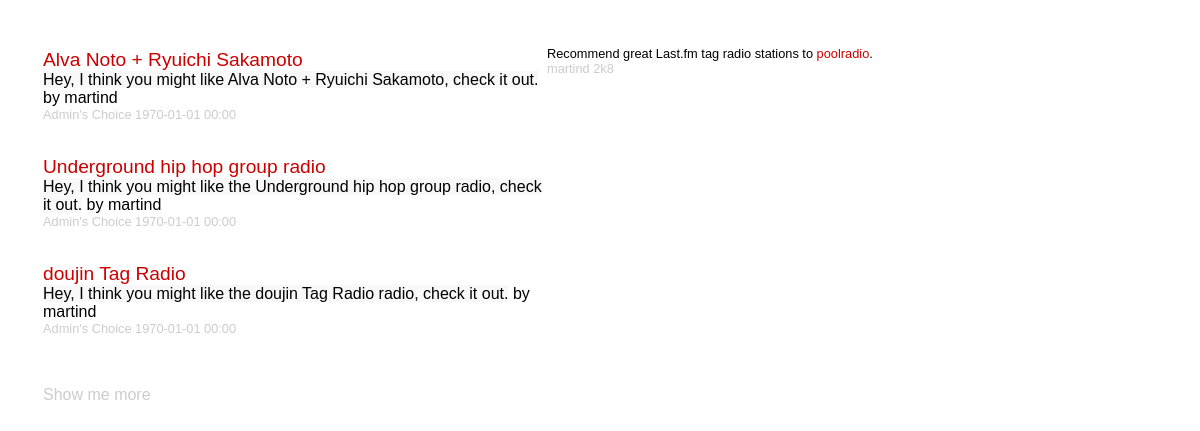
The page / on the database its author committed.
### tables this page shows
CREATE TABLE events (
  id INTEGER NOT NULL AUTO_INCREMENT PRIMARY KEY,
  created_at TIMESTAMP NOT NULL,
  
  source_id INTEGER NOT NULL,
  
  username VARCHAR(200) NOT NULL,
  link VARCHAR(1024) NOT NULL,
  radiourl VARCHAR(1024) NOT NULL,
  
  title VARCHAR(100),
  message VARCHAR(1000)
);

CREATE TABLE sources (
  id INTEGER NOT NULL AUTO_INCREMENT PRIMARY KEY,
  code VARCHAR(100) UNIQUE NOT NULL,
  name VARCHAR(500) NOT NULL,
  description VARCHAR(1000)
);

### include/db_queries.inc.php (called while the page is built, shortened)
<?
function query_for_random($num=10) {
    $range_result = mysql_query("SELECT MIN(id) AS min, MAX(id) AS max FROM events");
    $range_row = mysql_fetch_assoc($range_result);
    if ($range_row['max']-$range_row['min'] < $num) {
        $query = sprintf("SELECT " .
            "s.name AS source, UNIX_TIMESTAMP(e.created_at) AS date, e.username AS username, e.link AS link, " .
            "e.radiourl AS radiourl, e.title AS title, e.message AS message, " .
            "w.link AS wikipedia_link, w.title AS wikipedia_title, w.description AS wikipedia_description " .
            "FROM events e INNER JOIN sources s ON s.id=e.source_id " .
            "LEFT OUTER JOIN wikipedia_descriptions w ON e.id=w.event_id " .
            "ORDER BY RAND() LIMIT %d",
            mysql_real_escape_string($num));
    }
    return mysql_query($query);
}
?>

### include/html_builders.inc.php (the view)
<?
function build_station_html($row) {
    $html = '<div class="header"><a href="' . htmlspecialchars($row['radiourl']) . '" class="radiourl">' .
        htmlspecialchars($row['title'] ? $row['title'] : $row['radiourl']) . '</a></div> ' .
        '<div class="body"><span class="message"><a href="' . htmlspecialchars($row['link']) . '">' . htmlspecialchars($row['message']) . '</a></span>';
    if (strcasecmp(LASTFM_USERNAME, $row['username']) != 0) {
        $html .= ' by <a href="http://www.last.fm/user/' . htmlspecialchars($row['username']) . '">' .
        htmlspecialchars($row['username']) . '</a> ';
    }
    $html .= '</div> ' .
        '<div class="footer"> ' . htmlspecialchars($row['source']) . ' ' . date('Y-m-d H:i', $row['date']) . '</div>';
    if (array_key_exists('wikipedia_link', $row)) {
        $html .= '<div class="context"><span class="description">' .
        '<a href="' . htmlspecialchars($row['wikipedia_link']) . '" ' .
        'title="' . htmlspecialchars($row['wikipedia_title']) . '">' .
        htmlspecialchars($row['wikipedia_description']) . '</a></span>' .
        '</div> ';
    }
    return $html;
}
?>

### www/index.php (shortened to what this page needs)
<!DOCTYPE HTML PUBLIC "-//W3C//DTD HTML 4.01//EN">
<html>
<head>
  <link rel="stylesheet" href="styles.css" type="text/css">
</head>
<body>
<table>
<tr>
  <td valign="top">
    <div class="stations">
    <?
    $result = query_for_random(10);
    while ($row = mysql_fetch_assoc($result)) {
    ?>
    <p><?= build_station_html($row) ?></p>
    <?
    }
    ?>
    </div>
    <p class="more"><a href="<?= HOMEPAGE_URL ?>">Show me more</a></p></td>
  <td valign="top">
    <p class="about">Recommend great Last.fm tag radio stations to <a href="http://www.last.fm/user/poolradio/">poolradio</a>.<br/>
    <span class="credits"><a href="http://martin.dekstop.de/">martind</a> 2k8</span></p>
    </div></td>
</tr>
</table>
</body>
</html>

### www/styles.css (style rules this page uses)
a { color: #cc0000; text-decoration: none; }
body { color: #000000; font-family: Verdana, Helvetica, Arial, sans-serif; font-size: 1em; margin-top: 30px; margin-left: 40px; margin-right: 40px; margin-bottom: 30px; }
.stations { width: 500px; }
.stations .radiourl { font-size: 1.2em; }
.stations .message { background-color: #f8f8f8; }
.stations .body a { color: #000000; }
.stations .footer { font-size: 0.8em; color: #cccccc; }
.stations .context { color: #cccccc; }
p.about { font-size: 0.8em; }
p.about .credits { color: #cccccc; }
p.about .credits a { color: #cccccc; }
.more { margin-top: 2em; color: #cccccc; }
.more a { color: #cccccc; }

### rows shown on the page
events: title "Alva Noto + Ryuichi Sakamoto", message "Hey, I think you might like Alva Noto + Ryuichi Sakamoto, check it out.", username "martind", source.name "Admin's Choice", date "1970-01-01 00:00"
events: title "Underground hip hop group radio", message "Hey, I think you might like the Underground hip hop group radio, check it out.", username "martind", source.name "Admin's Choice", date "1970-01-01 00:00"
events: title "doujin Tag Radio", message "Hey, I think you might like the doujin Tag Radio radio, check it out.", username "martind", source.name "Admin's Choice", date "1970-01-01 00:00"
